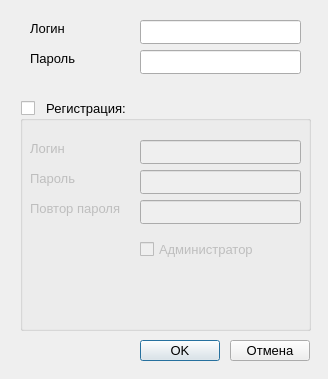
<?xml version="1.0" encoding="UTF-8"?>
<ui version="4.0">
 <class>Setting</class>
 <widget class="QDialog" name="Setting">
  <property name="geometry">
   <rect>
    <x>0</x>
    <y>0</y>
    <width>328</width>
    <height>379</height>
   </rect>
  </property>
  <property name="windowTitle">
   <string>Параметры</string>
  </property>
  <widget class="QLineEdit" name="lineLogin">
   <property name="geometry">
    <rect>
     <x>140</x>
     <y>20</y>
     <width>161</width>
     <height>24</height>
    </rect>
   </property>
   <property name="font">
    <font>
     <pointsize>10</pointsize>
    </font>
   </property>
   <property name="text">
    <string/>
   </property>
  </widget>
  <widget class="QLabel" name="labelLogin">
   <property name="geometry">
    <rect>
     <x>30</x>
     <y>20</y>
     <width>61</width>
     <height>16</height>
    </rect>
   </property>
   <property name="font">
    <font>
     <pointsize>10</pointsize>
    </font>
   </property>
   <property name="text">
    <string>Логин</string>
   </property>
  </widget>
  <widget class="QLabel" name="labelPassword">
   <property name="geometry">
    <rect>
     <x>30</x>
     <y>50</y>
     <width>61</width>
     <height>16</height>
    </rect>
   </property>
   <property name="font">
    <font>
     <pointsize>10</pointsize>
    </font>
   </property>
   <property name="text">
    <string>Пароль</string>
   </property>
  </widget>
  <widget class="QLineEdit" name="linePassword">
   <property name="geometry">
    <rect>
     <x>140</x>
     <y>50</y>
     <width>161</width>
     <height>24</height>
    </rect>
   </property>
   <property name="font">
    <font>
     <pointsize>10</pointsize>
    </font>
   </property>
   <property name="text">
    <string/>
   </property>
   <property name="echoMode">
    <enum>QLineEdit::Password</enum>
   </property>
  </widget>
  <widget class="QGroupBox" name="regGroup">
   <property name="enabled">
    <bool>true</bool>
   </property>
   <property name="geometry">
    <rect>
     <x>20</x>
     <y>100</y>
     <width>291</width>
     <height>231</height>
    </rect>
   </property>
   <property name="font">
    <font>
     <pointsize>10</pointsize>
    </font>
   </property>
   <property name="title">
    <string>  Регистрация:</string>
   </property>
   <property name="flat">
    <bool>false</bool>
   </property>
   <property name="checkable">
    <bool>true</bool>
   </property>
   <property name="checked">
    <bool>false</bool>
   </property>
   <widget class="QLineEdit" name="regLogin">
    <property name="geometry">
     <rect>
      <x>120</x>
      <y>40</y>
      <width>161</width>
      <height>24</height>
     </rect>
    </property>
    <property name="font">
     <font>
      <pointsize>10</pointsize>
     </font>
    </property>
    <property name="text">
     <string/>
    </property>
   </widget>
   <widget class="QLineEdit" name="regPassword">
    <property name="geometry">
     <rect>
      <x>120</x>
      <y>70</y>
      <width>161</width>
      <height>24</height>
     </rect>
    </property>
    <property name="font">
     <font>
      <pointsize>10</pointsize>
     </font>
    </property>
    <property name="text">
     <string/>
    </property>
    <property name="echoMode">
     <enum>QLineEdit::Password</enum>
    </property>
   </widget>
   <widget class="QLabel" name="reglabLogin">
    <property name="geometry">
     <rect>
      <x>10</x>
      <y>40</y>
      <width>61</width>
      <height>16</height>
     </rect>
    </property>
    <property name="font">
     <font>
      <pointsize>10</pointsize>
     </font>
    </property>
    <property name="text">
     <string>Логин</string>
    </property>
   </widget>
   <widget class="QLabel" name="reglabPassword">
    <property name="geometry">
     <rect>
      <x>10</x>
      <y>70</y>
      <width>61</width>
      <height>16</height>
     </rect>
    </property>
    <property name="font">
     <font>
      <pointsize>10</pointsize>
     </font>
    </property>
    <property name="text">
     <string>Пароль</string>
    </property>
   </widget>
   <widget class="QLineEdit" name="regPassword2">
    <property name="geometry">
     <rect>
      <x>120</x>
      <y>100</y>
      <width>161</width>
      <height>24</height>
     </rect>
    </property>
    <property name="font">
     <font>
      <pointsize>10</pointsize>
     </font>
    </property>
    <property name="text">
     <string/>
    </property>
    <property name="echoMode">
     <enum>QLineEdit::Password</enum>
    </property>
   </widget>
   <widget class="QLabel" name="reglabPassword2">
    <property name="geometry">
     <rect>
      <x>10</x>
      <y>100</y>
      <width>91</width>
      <height>16</height>
     </rect>
    </property>
    <property name="font">
     <font>
      <pointsize>10</pointsize>
     </font>
    </property>
    <property name="text">
     <string>Повтор пароля</string>
    </property>
   </widget>
   <widget class="QCheckBox" name="regAdmin">
    <property name="geometry">
     <rect>
      <x>120</x>
      <y>140</y>
      <width>161</width>
      <height>19</height>
     </rect>
    </property>
    <property name="text">
     <string>Администратор</string>
    </property>
   </widget>
  </widget>
  <widget class="QPushButton" name="pushOK">
   <property name="geometry">
    <rect>
     <x>140</x>
     <y>340</y>
     <width>80</width>
     <height>21</height>
    </rect>
   </property>
   <property name="font">
    <font>
     <pointsize>10</pointsize>
    </font>
   </property>
   <property name="text">
    <string>OK</string>
   </property>
  </widget>
  <widget class="QPushButton" name="pushCancel">
   <property name="geometry">
    <rect>
     <x>230</x>
     <y>340</y>
     <width>80</width>
     <height>21</height>
    </rect>
   </property>
   <property name="font">
    <font>
     <pointsize>10</pointsize>
    </font>
   </property>
   <property name="text">
    <string>Отмена</string>
   </property>
  </widget>
 </widget>
 <resources/>
 <connections/>
</ui>
